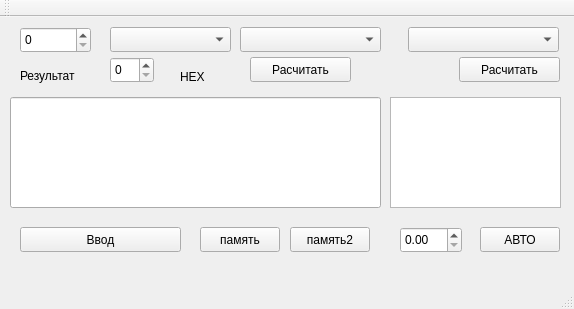
<?xml version="1.0" encoding="UTF-8"?>
<ui version="4.0">
 <class>MainWindow</class>
 <widget class="QMainWindow" name="MainWindow">
  <property name="geometry">
   <rect>
    <x>0</x>
    <y>0</y>
    <width>574</width>
    <height>309</height>
   </rect>
  </property>
  <property name="windowTitle">
   <string>MainWindow</string>
  </property>
  <widget class="QWidget" name="centralWidget">
   <widget class="QSpinBox" name="spinBox_startByte">
    <property name="geometry">
     <rect>
      <x>20</x>
      <y>10</y>
      <width>71</width>
      <height>26</height>
     </rect>
    </property>
   </widget>
   <widget class="QComboBox" name="comboBox_Byte">
    <property name="geometry">
     <rect>
      <x>110</x>
      <y>10</y>
      <width>121</width>
      <height>25</height>
     </rect>
    </property>
   </widget>
   <widget class="QComboBox" name="comboBox_Formula">
    <property name="geometry">
     <rect>
      <x>240</x>
      <y>10</y>
      <width>141</width>
      <height>25</height>
     </rect>
    </property>
   </widget>
   <widget class="QLabel" name="label_result">
    <property name="geometry">
     <rect>
      <x>20</x>
      <y>50</y>
      <width>71</width>
      <height>17</height>
     </rect>
    </property>
    <property name="text">
     <string>Результат</string>
    </property>
   </widget>
   <widget class="QPushButton" name="btEnter">
    <property name="geometry">
     <rect>
      <x>20</x>
      <y>210</y>
      <width>161</width>
      <height>25</height>
     </rect>
    </property>
    <property name="text">
     <string>Ввод</string>
    </property>
   </widget>
   <widget class="QPushButton" name="btCalculate">
    <property name="geometry">
     <rect>
      <x>250</x>
      <y>40</y>
      <width>101</width>
      <height>25</height>
     </rect>
    </property>
    <property name="text">
     <string>Расчитать</string>
    </property>
   </widget>
   <widget class="QLineEdit" name="lineEdit">
    <property name="geometry">
     <rect>
      <x>10</x>
      <y>80</y>
      <width>371</width>
      <height>111</height>
     </rect>
    </property>
   </widget>
   <widget class="QSpinBox" name="spinBox">
    <property name="geometry">
     <rect>
      <x>110</x>
      <y>40</y>
      <width>44</width>
      <height>26</height>
     </rect>
    </property>
   </widget>
   <widget class="QLabel" name="label_HEX">
    <property name="geometry">
     <rect>
      <x>180</x>
      <y>50</y>
      <width>71</width>
      <height>20</height>
     </rect>
    </property>
    <property name="text">
     <string>HEX</string>
    </property>
   </widget>
   <widget class="QPushButton" name="pushButton">
    <property name="geometry">
     <rect>
      <x>200</x>
      <y>210</y>
      <width>80</width>
      <height>25</height>
     </rect>
    </property>
    <property name="text">
     <string>память</string>
    </property>
   </widget>
   <widget class="QComboBox" name="comboBox_Formula2">
    <property name="geometry">
     <rect>
      <x>408</x>
      <y>10</y>
      <width>151</width>
      <height>25</height>
     </rect>
    </property>
   </widget>
   <widget class="QPushButton" name="btCalculate2">
    <property name="geometry">
     <rect>
      <x>459</x>
      <y>40</y>
      <width>101</width>
      <height>25</height>
     </rect>
    </property>
    <property name="text">
     <string>Расчитать</string>
    </property>
   </widget>
   <widget class="QPushButton" name="pushButton_2">
    <property name="geometry">
     <rect>
      <x>290</x>
      <y>210</y>
      <width>80</width>
      <height>25</height>
     </rect>
    </property>
    <property name="text">
     <string>память2</string>
    </property>
   </widget>
   <widget class="QPushButton" name="btAuto">
    <property name="geometry">
     <rect>
      <x>480</x>
      <y>210</y>
      <width>80</width>
      <height>25</height>
     </rect>
    </property>
    <property name="text">
     <string>АВТО</string>
    </property>
   </widget>
   <widget class="QPlainTextEdit" name="plainTextEdit">
    <property name="geometry">
     <rect>
      <x>390</x>
      <y>80</y>
      <width>171</width>
      <height>111</height>
     </rect>
    </property>
   </widget>
   <widget class="QDoubleSpinBox" name="doubleSpinBox">
    <property name="geometry">
     <rect>
      <x>400</x>
      <y>210</y>
      <width>62</width>
      <height>26</height>
     </rect>
    </property>
    <property name="maximum">
     <double>999.000000000000000</double>
    </property>
   </widget>
  </widget>
  <widget class="QMenuBar" name="menuBar">
   <property name="geometry">
    <rect>
     <x>0</x>
     <y>0</y>
     <width>574</width>
     <height>22</height>
    </rect>
   </property>
  </widget>
  <widget class="QToolBar" name="mainToolBar">
   <attribute name="toolBarArea">
    <enum>TopToolBarArea</enum>
   </attribute>
   <attribute name="toolBarBreak">
    <bool>false</bool>
   </attribute>
  </widget>
  <widget class="QStatusBar" name="statusBar"/>
 </widget>
 <layoutdefault spacing="6" margin="11"/>
 <resources/>
 <connections/>
</ui>
